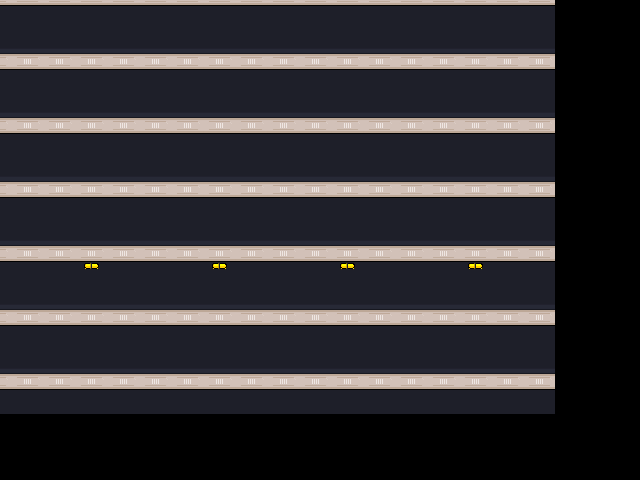

This is a level from a 2D game, rendered from its Tiled map with the project's own tilesets. A one-line summary and the map file follow, with tile-layer data summarised:
An orthogonal 20x15 tile map with 32x32 px tiles, 1 tile layer (Tile Layer 1), 2 tilesets.

<map version="1.0" tiledversion="1.1.1" orientation="orthogonal" renderorder="right-down" width="20" height="15" tilewidth="32" tileheight="32" infinite="0" nextobjectid="11">
 <properties>
  <property name="bomber" value="GameObjects/bomber.png" />
  <property name="clouds" value="Backgrounds/background.png" />
  <property name="largeexplosion" value="GameObjects/largeexplosion.png" />
  <property name="obstacle" value="GameObjects/obstacle.png" />
  <property name="player" value="GameObjects/player.png" />
  <property name="turret" value="GameObjects/enemy.png" />
 </properties>
 <tileset firstgid="1" name="Tileset" tilewidth="32" tileheight="32" spacing="2" tilecount="28" columns="7">
  <image source="Tiles/stana.png" trans="000000" width="238" height="134" />
 </tileset>
 <tileset firstgid="29" name="Tileset" tilewidth="32" tileheight="32" spacing="2" tilecount="28" columns="7">
  <image source="Tiles/stana.png" trans="000000" width="238" height="134" />
 </tileset>
 <layer name="Tile Layer 1" width="20" height="15" offsetx="-85.5" offsety="-66">
  <data>[300 cells, 300 non-empty, 3 distinct tile ids]</data>
 </layer>
</map>
